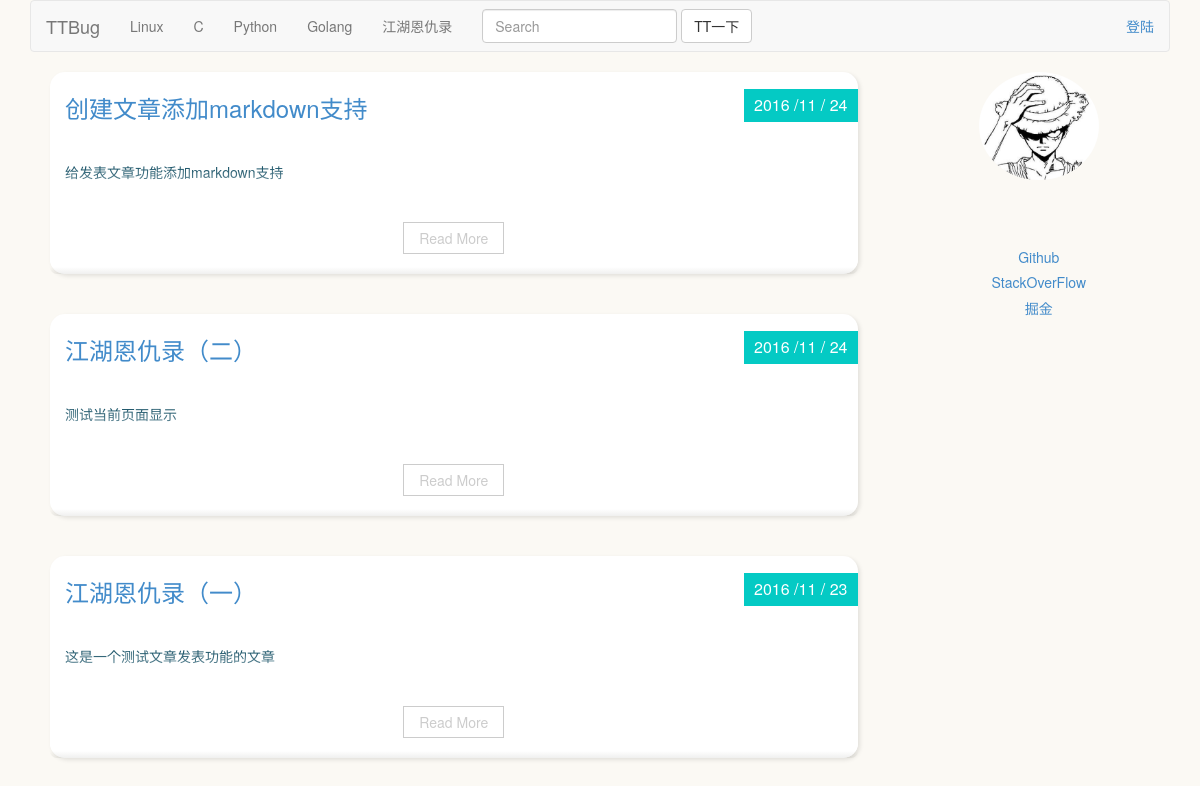
Before: / with the older database file.
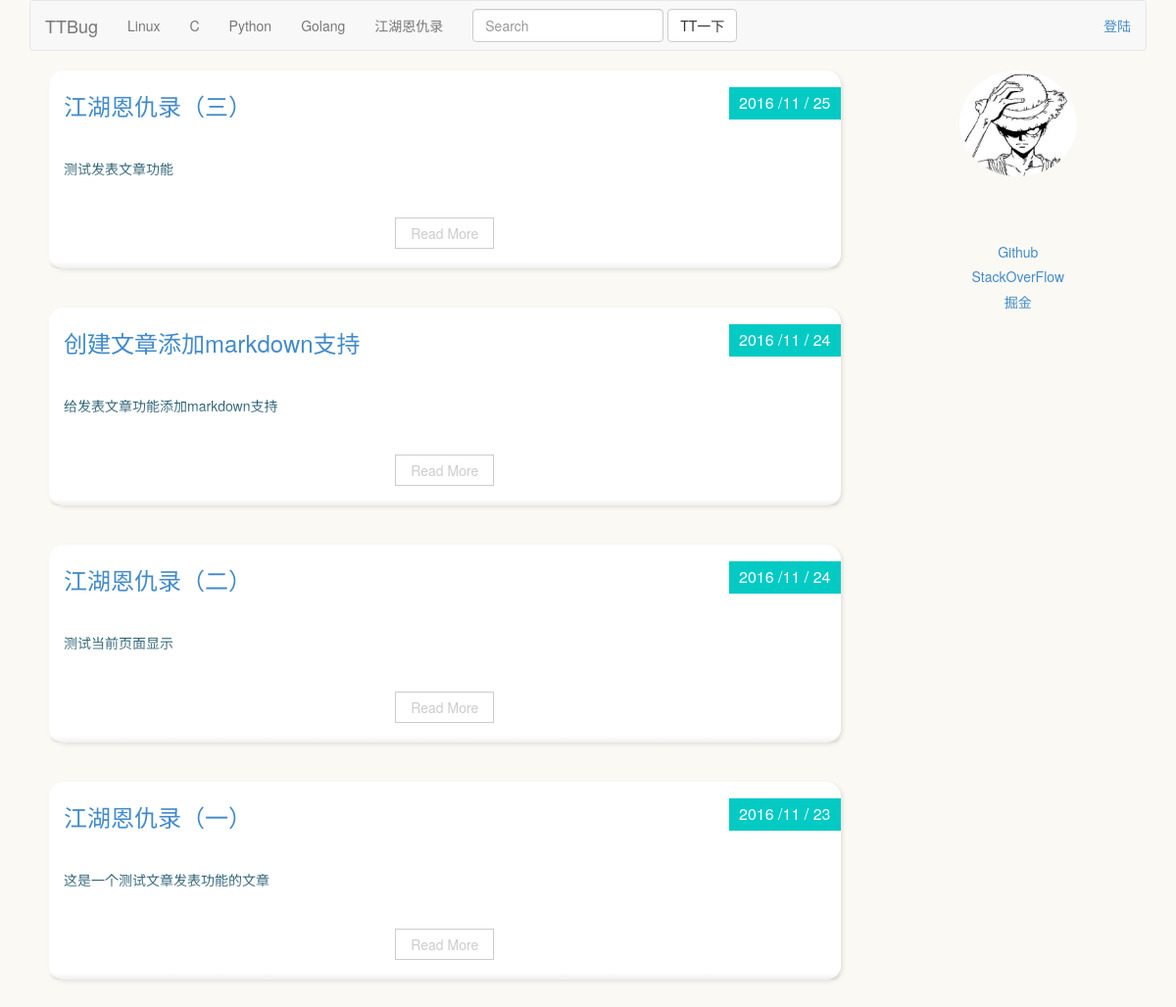
After: the same page with the newer database file.
### blocks/models.py (models this page shows, shortened)
class Blocks(models.Model):
    name = models.CharField("板块名称",max_length=100)
    owner = models.CharField("板块管理员",max_length=100)
    describe = models.CharField("板块描述",max_length=300)
    create_time_stamp = models.DateTimeField(auto_now_add=True)
    last_update_timestamp = models.DateTimeField(auto_now=True)
    class Meta:
        verbose_name = "板块"
        verbose_name_plural = "板块"

### articles/models.py (models this page shows, shortened)
class Articles(models.Model):
    title = models.CharField("文章标题",max_length=100)
    author = models.CharField("文章作者",max_length=100)
    content = models.TextField("文章内容",max_length=10000)
    block = models.ForeignKey(Blocks,verbose_name="所属板块")
    create_time_stamp = models.DateTimeField("创建时间",auto_now_add=True)
    last_update_timestamp = models.DateTimeField("最后更新时间",auto_now=True)
    class Meta:
        verbose_name = "文章"
        verbose_name_plural = "文章"

### blocks/views.py (the view)
# urls.py: url(r'^$',views.index,name='index'),
def index(request):
    blocks = Blocks.objects.all().order_by("id")
    articles = Articles.objects.all().order_by("-id")
    return render(request,"index.html",{"blocks":blocks,"articles":articles})

### templates/index.html
{% extends "base.html" %}
{% block content %}
  {% for a in articles %}
	<div class="post-wrapper">
	  <div class="post">
	  	<div class="post-heading">
	  	  <h3 class="title">
              <a href="/articles/detail/{{a.id}}">{{a.title}}</a>
	  	  </h3>
	  	  <div class="date">{{a.create_time_stamp|date:"Y /m / d"}}</div>
	  	</div>
	  	<div class="post-content read-more-block">
	  	  {{a.content}}
	  	</div>
	  	<div class="post-footer">
            <a href="/articles/detail/{{a.id}}" class="read-more">
	  	  	Read More
	  	  </a>
	  	</div>
	  </div>
	</div>
  {% endfor %}
{% endblock %}

### templates/base.html (shortened to what this page needs)
<html>
  <head>
	<link rel="stylesheet" href="/static/css/bootstrap.min.css"></link>
        <link href="/static/css/font-awesome.min.css" rel="stylesheet" type="text/css">
        <link href="/static/css/style.css" rel="stylesheet" type="text/css">
  </head>
  <body>
	<div class="container">
	  <nav class="navbar navbar-default" role="navigation">
	  <div class="container-fluid">
	    <div class="navbar-header">
	      <a class="navbar-brand" href="/">TTBug</a>
	    </div>
	    <div class="collapse navbar-collapse" id="bs-example-navbar-collapse-1">
	      <ul class="nav navbar-nav">
			    {% for b in blocks %}
                <li><a href="/articles/list/{{b.id}}">{{b.name}}</a></li>
				{% endfor %}
	      </ul>
	      <form class="navbar-form navbar-left" role="search">
		<div class="form-group">
		  <input type="text" class="form-control" placeholder="Search">
		</div>
		<button type="submit" class="btn btn-default">TT一下</button>
	      </form>
		<p class="navbar-text navbar-right">
          <a href="#">登陆</a>
        </p>
	    </div>
	  </div>
	</nav>
	<div class="row">
	  <div class="col-sm-9">
       {% block content %}
       {% endblock %}
	</div>
	<div class="col-sm-3">
	   <div id="divborder" align="center">
	   <img src="/static/img/avator/haha.jpg" width=120px height=108px/>
	   <br/><br/>
        <br/><br/>
	   <h5><a href="https://www.github.com/adamwinwho">Github</a></h5>
	   <h5><a href="http://www.stackoverflow.com">StackOverFlow</a></h5>
	   <h5><a href="http://gold.xitu.io">掘金</a></h5>
	   </div>
	</div>
	</div>
	</div>
  </body>
</html>

Changed rows visible on the page:
added Articles: title "江湖恩仇录（三）", create_time_stamp "2016 /11 / 25", content "测试发表文章功能"
